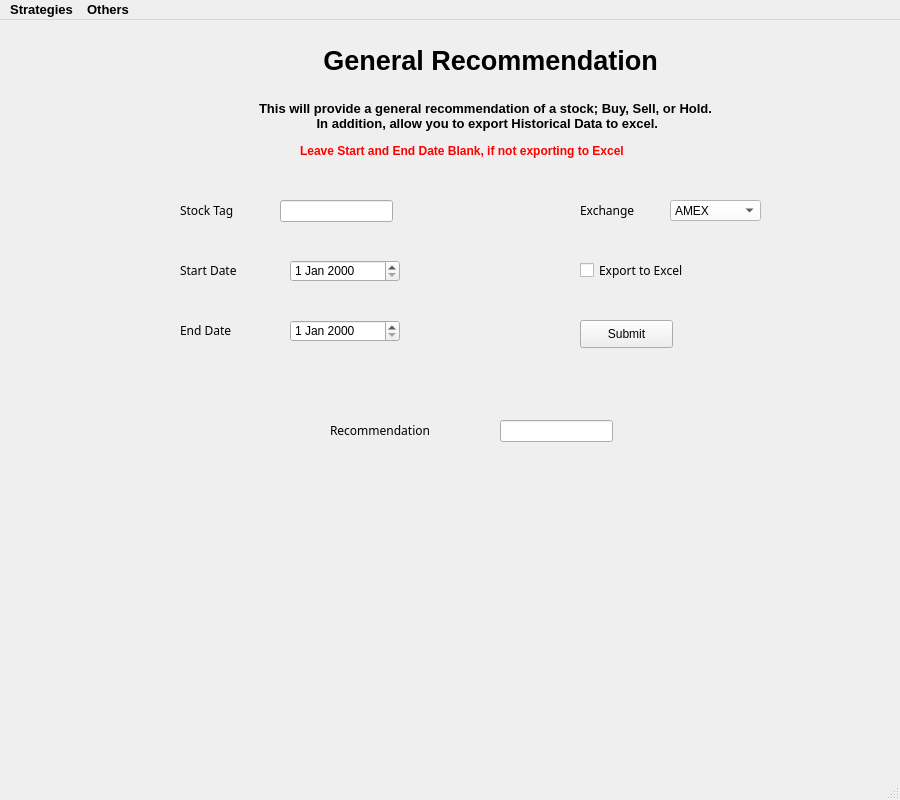
<?xml version="1.0" encoding="UTF-8"?>
<ui version="4.0">
 <class>GRWin</class>
 <widget class="QMainWindow" name="GRWin">
  <property name="geometry">
   <rect>
    <x>0</x>
    <y>0</y>
    <width>900</width>
    <height>800</height>
   </rect>
  </property>
  <property name="windowTitle">
   <string>MainWindow</string>
  </property>
  <widget class="QWidget" name="centralwidget">
   <widget class="QLabel" name="label_4">
    <property name="geometry">
     <rect>
      <x>250</x>
      <y>20</y>
      <width>481</width>
      <height>41</height>
     </rect>
    </property>
    <property name="font">
     <font>
      <pointsize>20</pointsize>
      <weight>75</weight>
      <bold>true</bold>
     </font>
    </property>
    <property name="text">
     <string>General Recommendation</string>
    </property>
    <property name="alignment">
     <set>Qt::AlignCenter</set>
    </property>
   </widget>
   <widget class="QLineEdit" name="lineEdit">
    <property name="geometry">
     <rect>
      <x>280</x>
      <y>180</y>
      <width>113</width>
      <height>22</height>
     </rect>
    </property>
   </widget>
   <widget class="QLabel" name="label_3">
    <property name="geometry">
     <rect>
      <x>330</x>
      <y>400</y>
      <width>151</width>
      <height>20</height>
     </rect>
    </property>
    <property name="font">
     <font>
      <family>8514oem</family>
     </font>
    </property>
    <property name="text">
     <string>Recommendation</string>
    </property>
   </widget>
   <widget class="QLabel" name="label_5">
    <property name="geometry">
     <rect>
      <x>150</x>
      <y>60</y>
      <width>671</width>
      <height>71</height>
     </rect>
    </property>
    <property name="font">
     <font>
      <pointsize>10</pointsize>
      <weight>75</weight>
      <bold>true</bold>
     </font>
    </property>
    <property name="layoutDirection">
     <enum>Qt::LeftToRight</enum>
    </property>
    <property name="text">
     <string>This will provide a general recommendation of a stock; Buy, Sell, or Hold. 
 In addition, allow you to export Historical Data to excel.</string>
    </property>
    <property name="alignment">
     <set>Qt::AlignCenter</set>
    </property>
   </widget>
   <widget class="QLineEdit" name="lineEdit_3">
    <property name="geometry">
     <rect>
      <x>500</x>
      <y>400</y>
      <width>113</width>
      <height>22</height>
     </rect>
    </property>
    <property name="readOnly">
     <bool>true</bool>
    </property>
    <property name="placeholderText">
     <string/>
    </property>
   </widget>
   <widget class="QPushButton" name="pushButton">
    <property name="geometry">
     <rect>
      <x>580</x>
      <y>300</y>
      <width>93</width>
      <height>28</height>
     </rect>
    </property>
    <property name="text">
     <string>Submit</string>
    </property>
   </widget>
   <widget class="QLabel" name="label">
    <property name="geometry">
     <rect>
      <x>180</x>
      <y>180</y>
      <width>91</width>
      <height>21</height>
     </rect>
    </property>
    <property name="font">
     <font>
      <family>8514oem</family>
     </font>
    </property>
    <property name="text">
     <string>Stock Tag</string>
    </property>
   </widget>
   <widget class="QLabel" name="label_2">
    <property name="geometry">
     <rect>
      <x>580</x>
      <y>180</y>
      <width>91</width>
      <height>21</height>
     </rect>
    </property>
    <property name="font">
     <font>
      <family>8514oem</family>
     </font>
    </property>
    <property name="text">
     <string>Exchange</string>
    </property>
   </widget>
   <widget class="QComboBox" name="comboBox">
    <property name="geometry">
     <rect>
      <x>670</x>
      <y>180</y>
      <width>91</width>
      <height>21</height>
     </rect>
    </property>
    <property name="font">
     <font>
      <family>Arial</family>
     </font>
    </property>
    <property name="styleSheet">
     <string notr="true">background-color: rgb(255, 255, 255);</string>
    </property>
    <item>
     <property name="text">
      <string>AMEX</string>
     </property>
    </item>
    <item>
     <property name="text">
      <string>NASDAQ</string>
     </property>
    </item>
    <item>
     <property name="text">
      <string>NYSE</string>
     </property>
    </item>
    <item>
     <property name="text">
      <string>OTC</string>
     </property>
    </item>
   </widget>
   <widget class="QLabel" name="label_7">
    <property name="geometry">
     <rect>
      <x>180</x>
      <y>300</y>
      <width>91</width>
      <height>21</height>
     </rect>
    </property>
    <property name="font">
     <font>
      <family>8514oem</family>
     </font>
    </property>
    <property name="text">
     <string>End Date</string>
    </property>
   </widget>
   <widget class="QLabel" name="label_6">
    <property name="geometry">
     <rect>
      <x>180</x>
      <y>240</y>
      <width>101</width>
      <height>21</height>
     </rect>
    </property>
    <property name="font">
     <font>
      <family>8514oem</family>
     </font>
    </property>
    <property name="text">
     <string>Start Date</string>
    </property>
   </widget>
   <widget class="QCheckBox" name="checkBox">
    <property name="geometry">
     <rect>
      <x>580</x>
      <y>240</y>
      <width>171</width>
      <height>20</height>
     </rect>
    </property>
    <property name="font">
     <font>
      <family>8514oem</family>
     </font>
    </property>
    <property name="text">
     <string>Export to Excel</string>
    </property>
   </widget>
   <widget class="QLabel" name="label_8">
    <property name="geometry">
     <rect>
      <x>300</x>
      <y>120</y>
      <width>421</width>
      <height>21</height>
     </rect>
    </property>
    <property name="font">
     <font>
      <pointsize>9</pointsize>
      <weight>75</weight>
      <bold>true</bold>
     </font>
    </property>
    <property name="styleSheet">
     <string notr="true">color: rgb(255, 0, 0);</string>
    </property>
    <property name="text">
     <string>Leave Start and End Date Blank, if not exporting to Excel</string>
    </property>
   </widget>
   <widget class="QDateEdit" name="dateEdit">
    <property name="geometry">
     <rect>
      <x>290</x>
      <y>240</y>
      <width>110</width>
      <height>22</height>
     </rect>
    </property>
   </widget>
   <widget class="QDateEdit" name="dateEdit_2">
    <property name="geometry">
     <rect>
      <x>290</x>
      <y>300</y>
      <width>110</width>
      <height>22</height>
     </rect>
    </property>
   </widget>
  </widget>
  <widget class="QMenuBar" name="menubar">
   <property name="geometry">
    <rect>
     <x>0</x>
     <y>0</y>
     <width>900</width>
     <height>25</height>
    </rect>
   </property>
   <property name="font">
    <font>
     <family>Arial</family>
     <pointsize>10</pointsize>
     <weight>75</weight>
     <bold>true</bold>
    </font>
   </property>
   <widget class="QMenu" name="menuStrategies">
    <property name="title">
     <string>Strategies</string>
    </property>
    <addaction name="actionTrend_Following_2"/>
    <addaction name="actionScalping_2"/>
    <addaction name="actionRSI_Indexing_2"/>
   </widget>
   <widget class="QMenu" name="menuOthers">
    <property name="title">
     <string>Others</string>
    </property>
    <addaction name="actionHome_2"/>
    <addaction name="actionGeneral_Recommendation_2"/>
   </widget>
   <addaction name="menuStrategies"/>
   <addaction name="menuOthers"/>
  </widget>
  <widget class="QStatusBar" name="statusbar"/>
  <action name="actionTrend_Following">
   <property name="text">
    <string>Trend Following</string>
   </property>
  </action>
  <action name="actionScalping">
   <property name="text">
    <string>Scalping</string>
   </property>
  </action>
  <action name="actionRSI_Indexing">
   <property name="text">
    <string>RSI Indexing</string>
   </property>
  </action>
  <action name="actionHome">
   <property name="text">
    <string>Home</string>
   </property>
  </action>
  <action name="actionGeneral_Recommendation">
   <property name="text">
    <string>General Recommendation</string>
   </property>
  </action>
  <action name="actionTrend_Following_2">
   <property name="text">
    <string>Trend Following</string>
   </property>
  </action>
  <action name="actionScalping_2">
   <property name="text">
    <string>Scalping</string>
   </property>
  </action>
  <action name="actionRSI_Indexing_2">
   <property name="text">
    <string>RSI Indexing</string>
   </property>
  </action>
  <action name="actionHome_2">
   <property name="text">
    <string>Home</string>
   </property>
  </action>
  <action name="actionGeneral_Recommendation_2">
   <property name="text">
    <string>General Recommendation</string>
   </property>
  </action>
 </widget>
 <resources/>
 <connections/>
</ui>
